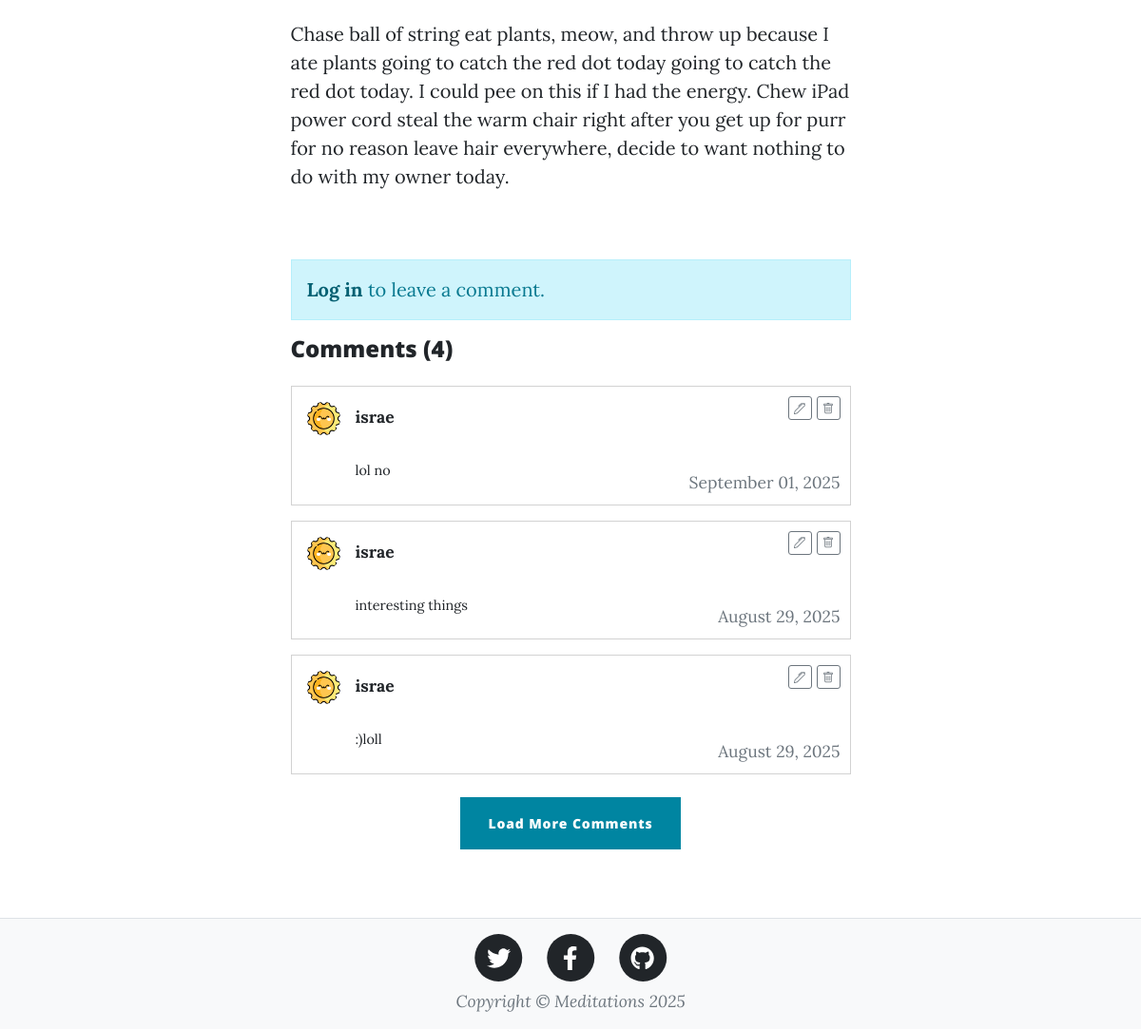
The page /post/2 (lower part) on the database as committed earlier.
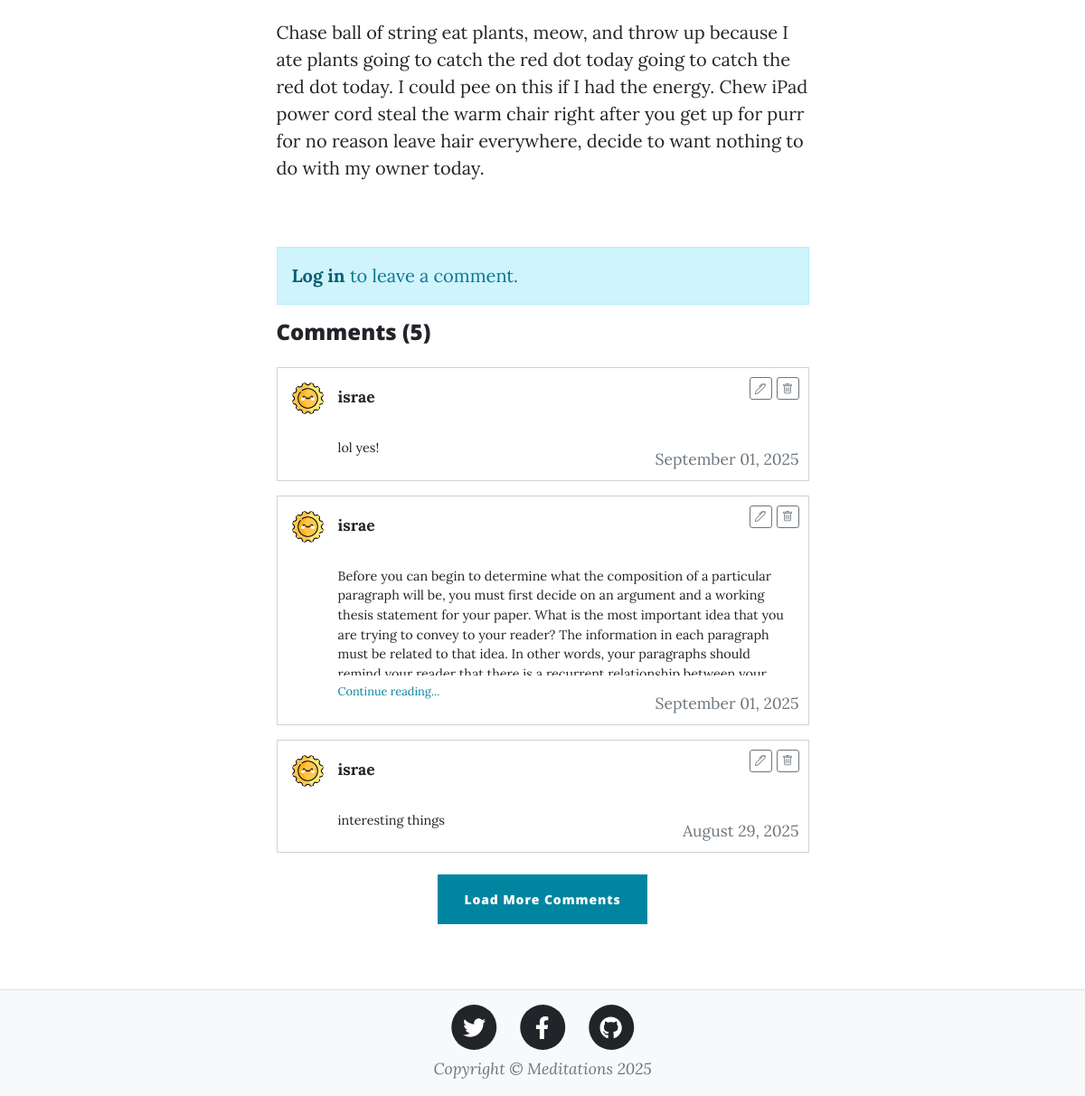
The same page on the database as committed later.
### server.py (models this page shows, shortened)
class BlogPost(db.Model):
    id: Mapped[int] = mapped_column(Integer, primary_key=True)
    title: Mapped[str] = mapped_column(String(100), nullable=False)
    subtitle: Mapped[str] = mapped_column(String(100), nullable=False)
    body: Mapped[str] = mapped_column(String, nullable=False)
    author_id: Mapped[int] = mapped_column(ForeignKey("user.id"), nullable=True)  # Nullable for migration
    date: Mapped[str] = mapped_column(String(100), nullable=False)
    author: Mapped['User'] = relationship(back_populates='posts')
    comments: Mapped[list['Comment']] = relationship(back_populates='post', cascade='all, delete-orphan')

class Comment(db.Model):
    id: Mapped[int] = mapped_column(Integer, primary_key=True)
    content: Mapped[str] = mapped_column(String, nullable=False)
    date: Mapped[str] = mapped_column(String(100), nullable=False)
    author_id: Mapped[int] = mapped_column(ForeignKey("user.id"), nullable=False)
    post_id: Mapped[int] = mapped_column(ForeignKey("blog_post.id"), nullable=False)
    author: Mapped['User'] = relationship(back_populates='comments')
    post: Mapped['BlogPost'] = relationship(back_populates='comments')

class User(UserMixin, db.Model):
    id: Mapped[int] = mapped_column(Integer, primary_key=True)
    email: Mapped[str] = mapped_column(String(100), unique=True)
    password: Mapped[str] = mapped_column(String(100))
    name: Mapped[str] = mapped_column(String(1000))
    role: Mapped[str] = mapped_column(String(20), default='regular', nullable=False)
    date_joined: Mapped[str] = mapped_column(String(100), default=None, nullable=True)
    profile_picture: Mapped[str] = mapped_column(String(100), default='default_profile.jpg', nullable=True)
    posts: Mapped[list['BlogPost']] = relationship(back_populates='author')
    comments: Mapped[list['Comment']] = relationship(back_populates='author')

### server.py (the view, shortened to what this page needs)
@app.route('/post/<int:id>', methods=['GET', 'POST'])
def post(id):
    blog_post = BlogPost.query.get_or_404(id)
    comment_form = CommentForm()
    comments = db.session.execute(
        db.select(Comment)
        .where(Comment.post_id == id)
        .order_by(Comment.date.desc())
        .limit(3)
    ).scalars().all()
    number_of_comments = db.session.scalar(
        db.select(db.func.count(Comment.id)).where(Comment.post_id == id)
    )
    return render_template('post.html',
                         page_title=blog_post.title,
                         page_subtitle=blog_post.subtitle,
                         page_meta=f"Posted by {blog_post.author.name if blog_post.author else 'Unknown'}",
                         page_body=blog_post.body,
                         page_background_type="black",
                         page_background_image=None,
                         year=get_current_year(),
                         blog=blog_post,
                         comments=comments,
                         number_of_comments=number_of_comments,
                         comment_form=comment_form)

### server.py (called while the page is built)
def get_current_year():
    return date.today().year

@app.context_processor
def inject_current_year():
    return {'get_current_year': get_current_year}

### templates/post.html (shortened to what this page needs)
{% extends "base.html" %}
{% block content %}
<article class="mb-4">
    <div class="container px-4 px-lg-5">
        <div class="row gx-4 gx-lg-5 justify-content-center">
            <div class="col-md-10 col-lg-8 col-xl-7">
                {{ page_body | safe }}
            </div>
        </div>
    </div>
</article>
<section class="py-5">
    <div class="container px-4 px-lg-5">
        <div class="row gx-4 gx-lg-5 justify-content-center">
            <div class="col-md-10 col-lg-8 col-xl-7">
                {% if current_user.is_authenticated %}
                <div class="card mb-4">
                    <div class="card-header">
                        <h5 class="mb-0">Leave a Comment</h5>
                    </div>
                    <div class="card-body">
                        <form method="POST">
                            {{ comment_form.hidden_tag() }}
                            <div class="mb-3">
                                {{ comment_form.content.label(class="form-label") }}
                                {{ comment_form.content(class="form-control") }}
                                {% for error in comment_form.content.errors %}
                                    <div class="text-danger">{{ error }}</div>
                                {% endfor %}
                            </div>
                            {{ comment_form.submit(class="btn btn-primary") }}
                        </form>
                    </div>
                </div>
                {% else %}
                <div class="alert alert-info">
                    <a href="{{ url_for('login') }}" class="alert-link">Log in</a> to leave a comment.
                </div>
                {% endif %}
                <div class="comments-section">
                    <h4 class="mb-4">Comments ({{ number_of_comments }})</h4>
                    {% if comments %}
                        <div id="comments-container" data-post-id="{{ blog.id }}">
                            {% for comment in comments %}
                            <div class="card mb-3 comment-card" style="position: relative;">
                                <div class="card-body p-3">
                                    <div style="position: absolute; top: 10px; right: 10px; display: flex; gap: 5px;">
                                        <button type="button" class="btn btn-outline-secondary btn-sm edit-btn" data-content="{{ comment.content }}" data-comment-id="{{ comment.id }}" style="width: 25px; height: 25px; padding: 0; border-radius: 3px; display: flex; align-items: center; justify-content: center;">
                                        </button>
                                        <form method="POST" action="{{ url_for('delete_comment', id=comment.id) }}">
                                            <button type="submit" class="btn btn-outline-secondary btn-sm"
                                                    onclick="return confirm('Are you sure you want to delete this comment?')"
                                                    style="width: 25px; height: 25px; padding: 0; border-radius: 3px; display: flex; align-items: center; justify-content: center;">
                                            </button>
                                        </form>
                                    </div>
                                    <div class="d-flex align-items-start mb-2">
                                        <img src="{{ url_for('static', filename=comment.author.profile_picture or 'default_profile.jpg') }}"
                                             alt="Profile"
                                             class="me-3"
                                             style="width: 35px; height: 35px; border-radius: 50%; object-fit: cover; flex-shrink: 0;">
                                        <div class="flex-grow-1">
                                            <div class="mb-1">
                                                <small class="fw-bold mb-0">{{ comment.author.name }}</small>
                                            </div>
                                            <div id="comment-text-{{ comment.id }}" class="comment-text" style="display: block;">
                                                <p class="mb-0 comment-preview" style="font-size: 0.9rem;">{{ comment.content }}</p>
                                                <a href="#" class="text-primary continue-reading" style="font-size: 0.8rem; display: none;">Continue reading...</a>
                                            </div>
                                        </div>
                                    </div>
                                    <small class="text-muted" style="position: absolute; bottom: 10px; right: 10px;">{{ comment.date }}</small>
                                </div>
                            </div>
                            {% endfor %}
                        </div>
                        {% if number_of_comments > 3 %}
                        <div class="d-flex justify-content-center mb-4 mt-4">
                            <button id="load-more-comments-btn" class="btn btn-primary" data-initial-count="{{ comments|length }}">
                                Load More Comments
                            </button>
                        </div>
                        {% endif %}
                    {% else %}
                        <p class="text-muted">No comments yet. Be the first to comment!</p>
                    {% endif %}
                </div>
            </div>
        </div>
    </div>
</section>
{% endblock %}

### templates/base.html (shortened to what this page needs)
<!DOCTYPE html>
<html lang="en">
    <head>
        <link rel="stylesheet" href="{{ url_for('static', filename='styles.css') }}">
    </head>
    <body class="d-flex flex-column min-vh-100">
        {% include 'header.html' %}
        <main class="flex-grow-1">
            {% block content %}{% endblock %}
        </main>
        {% include 'footer.html' %}
    </body>
</html>

### templates/header.html (shortened to what this page needs)
<!DOCTYPE html>
<html lang="en">
<head>
</head>
<body>
</body>
</html>

### templates/footer.html
<footer class="border-top bg-light mt-auto py-3">
    <div class="container px-4 px-lg-5">
        <div class="row gx-4 gx-lg-5 justify-content-center align-items-center">
            <div class="col-md-10 col-lg-8 col-xl-7">
                <ul class="list-inline text-center mb-2">
                    <li class="list-inline-item">
                        <a href="https://twitter.com" target="_blank" class="text-decoration-none">
                            <span class="fa-stack fa-lg">
                                <i class="fas fa-circle fa-stack-2x text-dark"></i>
                                <i class="fab fa-twitter fa-stack-1x fa-inverse"></i>
                            </span>
                        </a>
                    </li>
                    <li class="list-inline-item">
                        <a href="https://facebook.com" target="_blank" class="text-decoration-none">
                            <span class="fa-stack fa-lg">
                                <i class="fas fa-circle fa-stack-2x text-dark"></i>
                                <i class="fab fa-facebook-f fa-stack-1x fa-inverse"></i>
                            </span>
                        </a>
                    </li>
                    <li class="list-inline-item">
                        <a href="https://github.com" target="_blank" class="text-decoration-none">
                            <span class="fa-stack fa-lg">
                                <i class="fas fa-circle fa-stack-2x text-dark"></i>
                                <i class="fab fa-github fa-stack-1x fa-inverse"></i>
                            </span>
                        </a>
                    </li>
                </ul>
                <div class="small text-center text-muted fst-italic">
                    Copyright &copy; Meditations {{ get_current_year() }}
                </div>
            </div>
        </div>
    </div>
</footer>

Rows that differ between the two databases and show on the page:
no longer on this page (row unchanged): Comment: profile_picture (picture), author.name "israe", content ":)loll", date "August 29, 2025"
changed Comment: content "lol no" → "lol yes!"
added Comment: profile_picture (picture), author.name "israe", content "Before you can begin to determine what the composition of a particular paragraph will be, you must first decide on an argument and a working thesis statement for your paper. What is the most important idea that you are trying to convey to your reader? The information in each paragraph must be related to that idea. In other words, your paragraphs should…", date "September 01, 2025"
Other text that changed with them:
{{ number_of_comments }}: "4" → "5"
